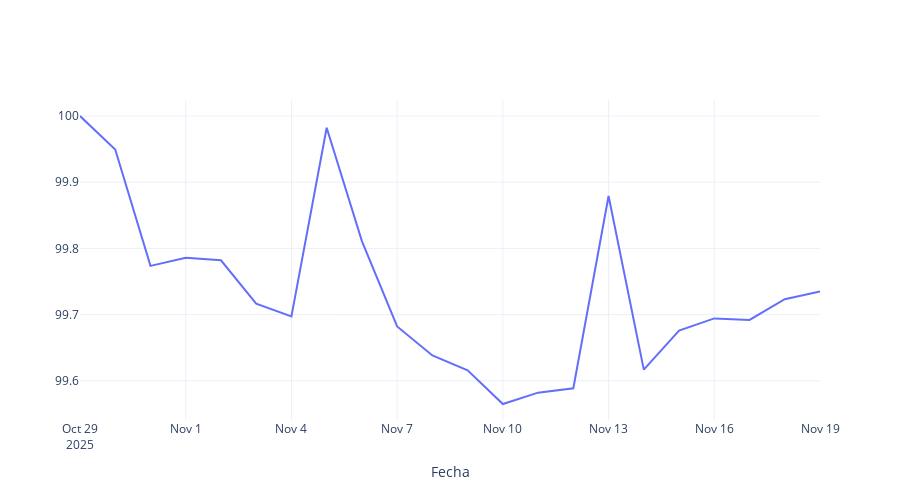

The notebook cell saved with this chart:
### Code cell
fig = go.Figure()

# Línea principal
fig.add_trace(go.Scatter(
    x=daily["FECHA"],
    y=daily["VALOR"],
    mode="lines",
    name="Índice (Base 100)",
    line=dict(width=2)
))


fig.update_layout(
    title=None,#{
    #     'text': "<b>Índice de Combustibles</b><br><span style='font-size:12px;'>Base 100 = 29/10/2025 (Promedio Geométrico)</span>",
    #     'x': 0.5,          # Centrar horizontalmente
    #     'xanchor': 'center',
    #     'yanchor': 'top'
    # },
    xaxis_title="Fecha",
    yaxis_title=None,#"Índice (Base 100)",
    template="plotly_white",
    hovermode="x unified",
    width=900,
    height=500
)

fig.show()
fig.write_image("results/indice_combustibles.pdf")

### Figure 1 — Plotly figure (JSON) as saved in the notebook; plotly's stock layout.template omitted (floating-point values rounded to 4 significant figures)
{"data": [{"line": {"width": 2}, "mode": "lines", "name": "Índice (Base 100)", "type": "scatter", "x": ["2025-10-29T00:00:00", "2025-10-30T00:00:00", "2025-10-31T00:00:00", "2025-11-01T00:00:00", "2025-11-02T00:00:00", "2025-11-03T00:00:00", "2025-11-04T00:00:00", "2025-11-05T00:00:00", "2025-11-06T00:00:00", "2025-11-07T00:00:00", "2025-11-08T00:00:00", "2025-11-09T00:00:00", "2025-11-10T00:00:00", "2025-11-11T00:00:00", "2025-11-12T00:00:00", "2025-11-13T00:00:00", "2025-11-14T00:00:00", "2025-11-15T00:00:00", "2025-11-16T00:00:00", "2025-11-17T00:00:00", "2025-11-18T00:00:00", "2025-11-19T00:00:00"], "y": [100, 99.95, 99.77, 99.79, 99.78, 99.72, 99.7, 99.98, 99.81, 99.68, 99.64, 99.62, 99.56, 99.58, 99.59, 99.88, 99.62, 99.68, 99.69, 99.69, 99.72, 99.73]}], "layout": {"height": 500, "hovermode": "x unified", "title": {}, "width": 900, "xaxis": {"title": {"text": "Fecha"}}, "yaxis": {"title": {}}}}
